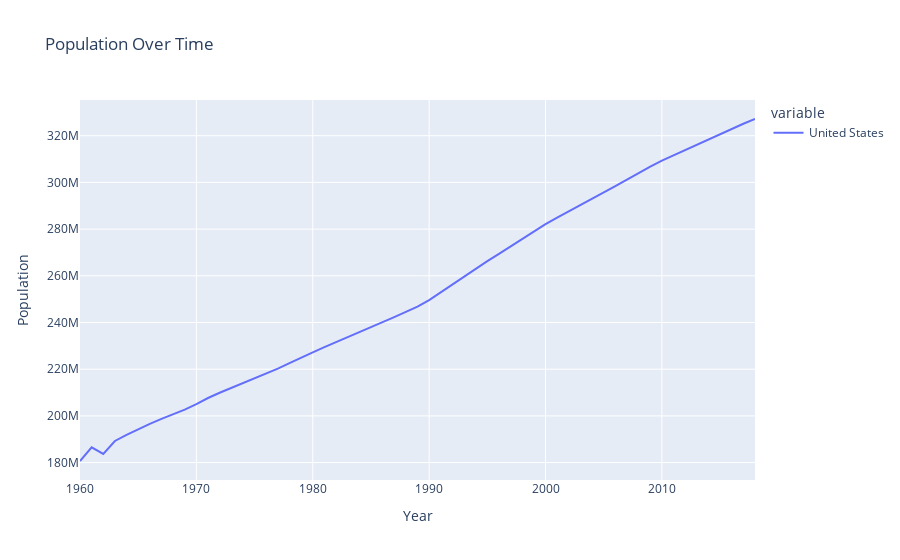

The code cell stored with this chart in its notebook:
### Code cell
fig = px.line(data.set_index('Countries').loc['United States'],
              labels={'index': 'Year', 'value': 'Population'},
        title='Population Over Time',
          )
fig.show()

### Figure 1 — Plotly figure (JSON) as saved in the notebook; plotly's stock layout.template omitted (floating-point values rounded to 4 significant figures)
{"data": [{"hovertemplate": "variable=United States<br>Year=%{x}<br>Population=%{y}<extra></extra>", "legendgroup": "United States", "line": {"color": "#636efa", "dash": "solid"}, "mode": "lines", "name": "United States", "orientation": "v", "showlegend": true, "type": "scatter", "x": ["1960", "1961", "1962", "1963", "1964", "1965", "1966", "1967", "1968", "1969", "1970", "1971", "1972", "1973", "1974", "1975", "1976", "1977", "1978", "1979", "1980", "1981", "1982", "1983", "1984", "1985", "1986", "1987", "1988", "1989", "1990", "1991", "1992", "1993", "1994", "1995", "1996", "1997", "1998", "1999", "2000", "2001", "2002", "2003", "2004", "2005", "2006", "2007", "2008", "2009", "2010", "2011", "2012", "2013", "2014", "2015", "2016", "2017", "2018"], "xaxis": "x", "y": [180671000, 186538000, 183691000, 189242000, 191889000, 194303000, 196560000, 198712000, 200706000, 202677000, 205052000, 207661000, 209896000, 211909000, 213854000, 215973000, 218035000, 220239000, 222585000, 225055000, 227225000, 229466000, 231664000, 233792000, 235825000, 237924000, 240133000, 242289000, 244499000, 246819000, 249623000, 252981000, 256514000, 259919000, 263126000, 266278000, 269394000, 272657000, 275854000, 279040000, 282162411, 284968955, 287625193, 290107933, 292805298, 295516599, 298379912, 301231207, 304093966, 306771529, 309326085, 311580009, 313874218, 316057727, 318386421, 320742673, 323071342, 325147121, 327167434], "yaxis": "y"}], "layout": {"legend": {"title": {"text": "variable"}, "tracegroupgap": 0}, "title": {"text": "Population Over Time"}, "xaxis": {"anchor": "y", "domain": [0, 1], "title": {"text": "Year"}}, "yaxis": {"anchor": "x", "domain": [0, 1], "title": {"text": "Population"}}}}
